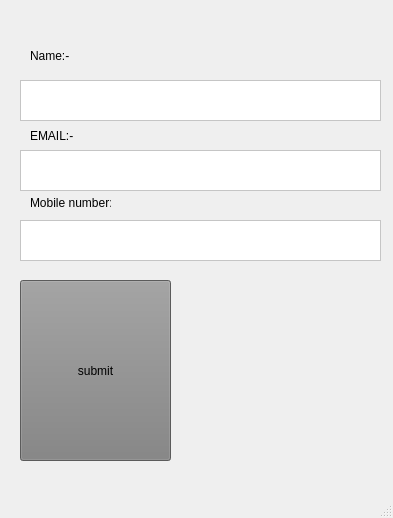
<?xml version="1.0" encoding="UTF-8"?>
<ui version="4.0">
 <class>MainWindow</class>
 <widget class="QMainWindow" name="MainWindow">
  <property name="geometry">
   <rect>
    <x>0</x>
    <y>0</y>
    <width>393</width>
    <height>518</height>
   </rect>
  </property>
  <property name="windowTitle">
   <string>MainWindow</string>
  </property>
  <property name="styleSheet">
   <string notr="true"/>
  </property>
  <widget class="QWidget" name="centralwidget">
   <widget class="QTextEdit" name="textEdit">
    <property name="geometry">
     <rect>
      <x>20</x>
      <y>80</y>
      <width>361</width>
      <height>41</height>
     </rect>
    </property>
    <property name="styleSheet">
     <string notr="true">background-color:white</string>
    </property>
   </widget>
   <widget class="QTextEdit" name="textEdit_2">
    <property name="geometry">
     <rect>
      <x>20</x>
      <y>150</y>
      <width>361</width>
      <height>41</height>
     </rect>
    </property>
    <property name="styleSheet">
     <string notr="true">background-color:white</string>
    </property>
   </widget>
   <widget class="QTextEdit" name="textEdit_3">
    <property name="geometry">
     <rect>
      <x>20</x>
      <y>220</y>
      <width>361</width>
      <height>41</height>
     </rect>
    </property>
    <property name="styleSheet">
     <string notr="true">background-color:white</string>
    </property>
   </widget>
   <widget class="QLabel" name="label">
    <property name="geometry">
     <rect>
      <x>30</x>
      <y>46</y>
      <width>91</width>
      <height>20</height>
     </rect>
    </property>
    <property name="text">
     <string>Name:-</string>
    </property>
   </widget>
   <widget class="QLabel" name="label_2">
    <property name="geometry">
     <rect>
      <x>30</x>
      <y>126</y>
      <width>71</width>
      <height>20</height>
     </rect>
    </property>
    <property name="text">
     <string>EMAIL:-</string>
    </property>
   </widget>
   <widget class="QLabel" name="label_3">
    <property name="geometry">
     <rect>
      <x>30</x>
      <y>193</y>
      <width>81</width>
      <height>20</height>
     </rect>
    </property>
    <property name="text">
     <string>Mobile number:-</string>
    </property>
   </widget>
   <widget class="QLabel" name="label_4">
    <property name="geometry">
     <rect>
      <x>190</x>
      <y>280</y>
      <width>191</width>
      <height>181</height>
     </rect>
    </property>
    <property name="text">
     <string/>
    </property>
    <property name="pixmap">
     <pixmap>contacts-512.png</pixmap>
    </property>
    <property name="scaledContents">
     <bool>true</bool>
    </property>
   </widget>
   <widget class="QPushButton" name="pushButton">
    <property name="geometry">
     <rect>
      <x>20</x>
      <y>280</y>
      <width>151</width>
      <height>181</height>
     </rect>
    </property>
    <property name="styleSheet">
     <string notr="true">background-color:grey</string>
    </property>
    <property name="text">
     <string>submit</string>
    </property>
   </widget>
  </widget>
  <widget class="QStatusBar" name="statusbar"/>
 </widget>
 <resources/>
 <connections/>
</ui>
